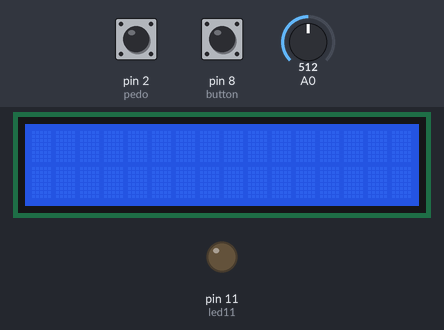
Simulated run of this sketch. Board: Arduino Uno, built with avr-gcc and run on an emulated ATmega328P. On the bench: 16×2 character LCD, output pins drawn as LEDs (lit = HIGH). The inputs (shaded band) are chosen by the test bench; at power-on: pin 8 (button) HIGH, A0 = 512, pin 2 (pedo) HIGH. What the sketch prints to the serial monitor is not drawn.

Above: at 1.2 s.
1.3 s: pin 8 (button) pulled LOW for 3.2 s
At 3.13 s:
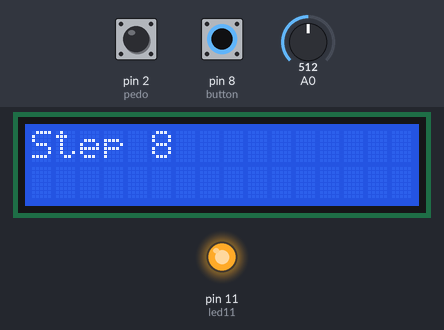
6.0 s: pin 8 (button) pulled LOW for 1 s
At 7.4 s:
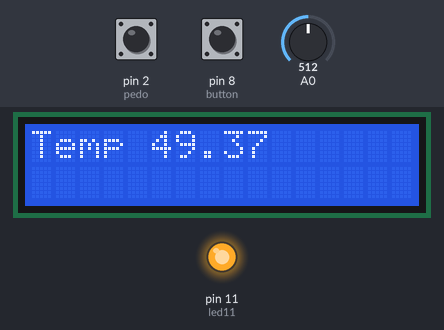
8.5 s: A0 set to 716
At 9.8 s:
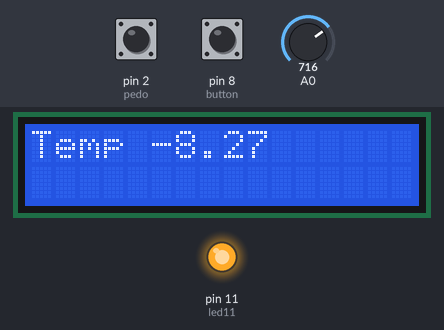
10.2 s: A0 set to 900
At 10.7 s:
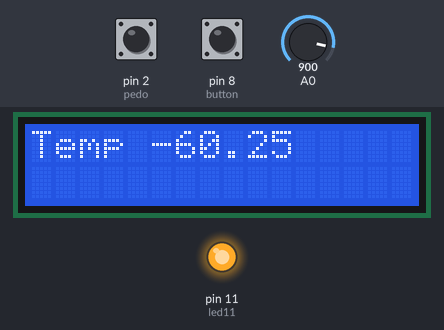
11.8 s: A0 set to 1023
At 12.9 s:
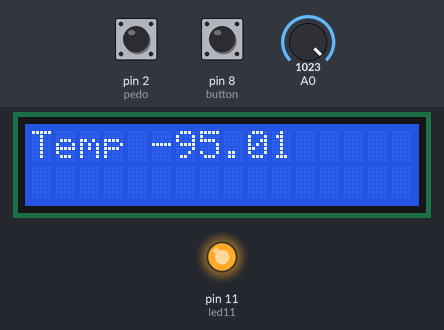
Timing chart, 0 to 14.5 s (numbered marks = the images above; inputs shaded):
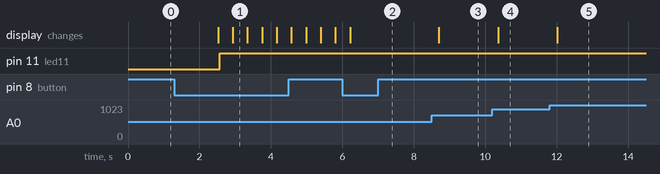

The sketch:

Final12-5.ino
```cpp
#include <Wire.h>
#include <LiquidCrystal_I2C.h>
LiquidCrystal_I2C lcd(0x27, 16, 2);

// Pin define
int temperature_pin = 0;
int led11 = 11; // LED11 use to learn how button work
int led12 = 12; // LED12 for extra function
int button = 8;
int pedo = 2;

/* --------------------------------------------------------*/

unsigned long waitTime = 1000; // time hold button
unsigned long lastJsonPrintTime = 0;
boolean ledStatus = 0 ;        //LED11 off as default
boolean lastledStatus = 1;

/* Hold button */
boolean lastButton_HoldStatus = 1;
boolean buttonLongPress = 1;

/* Click button */
int buttonPushCounter = 0;
int buttonState = 0;
int lastButtonState = 0;

/* Counting step */
int pedoCount = 0;
unsigned long time_total = 50;
unsigned long lastChangedTime; // last time changing state of hold button

/* Temperature sensor */
float Vout = 0;
float Temp = 0;

/* Health parameters */
float distance_per_step = 0.5; //[meter]
float weight = 50; //[kgs]
float height = 1.53; //[meters]
unsigned int age = 25;

/* Linux serial */
char inChar;

//StaticJsonDocument<200> doc;

/**************************************************************************************/

// Function prototype

void printinlcd(char *s, float data);
void printinlcdInt(char *s, int data);
void Led_blink();
void Temperature();
void Choose_program();

/*************************************************************************************/

// Setup
void setup() {
  // put your setup code here, to run once:
  pinMode(led11, OUTPUT);
  pinMode(button, INPUT_PULLUP);
  pinMode(pedo, INPUT_PULLUP);

  digitalWrite(led11, ledStatus);

  Serial.begin(115200);

  Serial.println("start");
  Serial.flush();
  lcd.begin();
}

/*************************************************************************************/

//Program start
void loop() {

/*--------------------------------------------------------------------------*/
  // Code of button choose function
  boolean reading = digitalRead(button);
  if(reading != lastButton_HoldStatus){
    lastButton_HoldStatus = reading;
    lastChangedTime = millis();
    lastledStatus =! ledStatus; /* use for hold button */
                                /* not changing the state when hold button */
                                /* but will change the state for next hold button */
  }
  if(millis() - lastChangedTime > waitTime){
    buttonLongPress = reading;
    lastChangedTime = millis();
  }
  if(buttonLongPress == false){
    ledStatus = lastledStatus;
    buttonLongPress = true;
  }
  if(ledStatus == 1){
    Choose_program();
  }
  digitalWrite(led11, ledStatus);

/*-----------------------------------------*/

  if(millis() - lastJsonPrintTime > 10000){ //Print out to JSon every 5 mins
    //ExportToJson();
	  PrintAll();
    lastJsonPrintTime = millis();
  }
  // Serial print /dev/ttyMCC
  inChar = '\0';

  while (Serial.available()) {

    // get the new byte:
    inChar = (char)Serial.read();
  }


/*-------------------------------------------------------------------------*/

  // Code that run when start system
  Pedometer();  // run pedo when start
  Temperature();
}

/**************************************************************************************************/

// LED function for testing
void Led_blink(){
  digitalWrite(led12, HIGH);
  delay(50);
  digitalWrite(led12, LOW);
  delay(50);
}


// Temperature function for reading data from sensor
void Temperature(){
  int count = 0; // use for distinguish the first time print to LCD with other print to LCD

  temperature_pin = analogRead(A0);
  Vout = temperature_pin / 0.3272;
  Temp = (Vout - 2098.84)/-10.817; /* range of temperature -10¤C to 50¤C */
                                   /* Caculated by equation V - V1 = (V2-V1)/(T2-T1)*(T-T1)  */
  delay(50);
}

void TemperaturetoLCD(){
    printinlcd("Temp", Temp);
}


// Pedometer function for reading data from sensor
void Pedometer(){
  int PedoStatus = digitalRead(pedo);
  if(PedoStatus == HIGH){
     pedoCount++;
     delay(300);
  }else{}
}

void PedometertoLCD(){
    printinlcdInt("Step", pedoCount);
}

float Calculating_Distance(){
  return (pedoCount * distance_per_step);
}

float Calculating_Speed(){
  float distance_total = Calculating_Distance();
  return (distance_total / time_total);
}

float Calculating_Calories(){
  float bmi = weight/sq(height);
  float usr_speed = Calculating_Speed();
  float speed_mph = usr_speed*2.2369; //speed converting: meters per second to mph (miles per hour)
  float calories_burned;
  calories_burned = pedoCount*0.04*bmi*age*speed_mph;
  return calories_burned;
}
/***********************************************************************************/

void Choose_program(){
  buttonState = digitalRead(button);
    if(buttonState != lastButtonState){
      if(buttonState == 0){
        buttonPushCounter++;
      }
    }

    lastButtonState = buttonState;

    if(buttonPushCounter % 2 == 0){
      PedometertoLCD();
    }
    else{
      TemperaturetoLCD();
    }
}
/***********************************************************************************/
void PrintAll(){

	Serial.print("{\"Steps\":");
	Serial.print(pedoCount);
	Serial.print(",\"Temperature\":");
	Serial.print(Temp);
	Serial.print(",\"Distance\":");
	Serial.print(Calculating_Distance());
	Serial.print(",\"Speed\":");
	Serial.print(Calculating_Speed());
	Serial.print(",\"Calories\":");
	Serial.print(Calculating_Speed());
  Serial.println("},");
}

/***********************************************************************************/

//LCD PART

void printinlcd(char *s, float data){
  lcd.clear();
  lcd.setCursor(0,0);
  lcd.print(s);
  lcd.print(" ");
  lcd.print(data);
  delay(50);
}

void printinlcdInt(char *s, int dataint){
  lcd.clear();
  lcd.setCursor(0,0);
  lcd.print(s);
  lcd.print(" ");
  lcd.print(dataint);
  delay(50);
}

/***********************************************************************************/
```

Measured:
- after the input at 1.3 s, pin 11 (led11): LOW → HIGH after 1.3 s; the display: first changes after 1.2 s (image 1 shows a later state)
- after the input at 6.0 s, the display: changes after 0.22 s (image 2)
- after the input at 8.5 s, the display: changes after 0.20 s (image 3)
- after the input at 10.2 s, the display: changes after 0.16 s (image 4)
- after the input at 11.8 s, the display: changes after 0.22 s (image 5)
